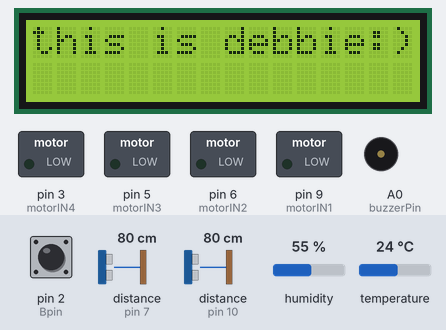
A sketch run on a simulated Arduino Uno, built for the host (arithmetic inside an expression is 32-bit, double 64-bit). Parts: 16×2 character LCD, switched loads named in the sketch (green lamp = pin HIGH), buzzer (waves = sounding, pin HIGH). Wiring (inferred from the names in the program): 2 × ultrasonic range finder: trigger pin 8, echo pin 7 / trigger pin 11, echo pin 10. The test bench sets the inputs (shaded band); at power-on: distance to the obstacle (sensors on pin 7, pin 10) 80 cm, pin 2 (Bpin) HIGH, humidity 55 %, temperature 24 °C. The echo pulse lasts 58.3 µs per cm; WiFi joins after 1.5 s; servers stay silent unless stated; pins used as bus, display or sensor lines are not drawn; what the sketch prints to the serial monitor is not drawn.

Above: at 0.1 s.
At 6.0 s:
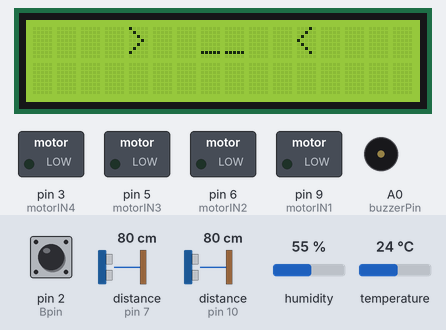
6.1 s: distance to the obstacle (sensor on pin 7) set to 60 cm
13.6 s: distance to the obstacle (sensor on pin 7) set to 35 cm
21.1 s: pin 2 (Bpin) pulled LOW for 0.15 s
28.7 s: distance to the obstacle (sensor on pin 10) set to 120 cm
36.2 s: pin 2 (Bpin) pulled LOW for 0.15 s
43.8 s: distance to the obstacle (sensor on pin 10) set to 60 cm
Timing chart, 0 to 46.8 s (numbered marks = the images above; inputs shaded):
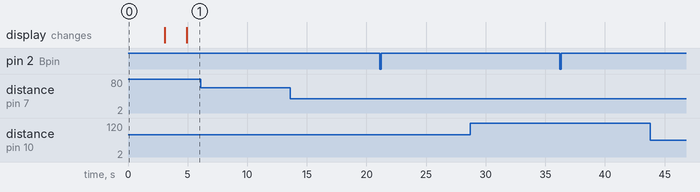

The sketch:

debbie_esp01_v3.ino
```cpp
#define BLYNK_PRINT Serial
#include <SoftwareSerial.h>
#include <Wire.h>
#include <LiquidCrystal_I2C.h>
#include <DHT.h>

//wifi configuration
#define BLYNK_TEMPLATE_ID ""
#define BLYNK_TEMPLATE_NAME ""
#define BLYNK_AUTH_TOKEN ""
#include <ESP8266_Lib.h>
#include <BlynkSimpleShieldEsp8266.h>

SoftwareSerial EspSerial(12, 13);
#define ESP8266_BAUD 9600
ESP8266 wifi(&EspSerial);

char ssid[] = "";
char pass[] = "";

//pins
#define TrigPin1 11
#define EchoPin1 10
#define TrigPin2 8
#define EchoPin2 7

#define motorIN1 9
#define motorIN2 6
#define motorIN3 5
#define motorIN4 3

#define buzzerPin A0
#define NOTE_C4  262

#define DHT11_PIN A1
DHT dht(DHT11_PIN, DHT11);

LiquidCrystal_I2C lcd(0x27, 16, 2);

#define Bpin 2
int lightB = 0;
bool lightChanged = false;
unsigned long lastInterruptTime = 0;
unsigned long debounceDelay = 200;

unsigned long previousMillis = 0;
const long interval = 1000;

void setup() {
    lcd.init();
    lcd.backlight();
    lcd.setCursor(0,0);
    lcd.print("this is debbie:)");
    delay(3000);
    lcd.clear();

    Serial.begin(115200);
    EspSerial.begin(ESP8266_BAUD);
    delay(10);
    Blynk.begin(BLYNK_AUTH_TOKEN, wifi, ssid, pass);
    dht.begin();
    pinMode(TrigPin1, OUTPUT);
    pinMode(EchoPin1, INPUT);
    pinMode(TrigPin2, OUTPUT);
    pinMode(EchoPin2, INPUT);
    pinMode(motorIN1, OUTPUT);
    pinMode(motorIN2, OUTPUT);
    pinMode(motorIN3, OUTPUT);
    pinMode(motorIN4, OUTPUT);
    pinMode(buzzerPin, OUTPUT);
    pinMode(Bpin, INPUT_PULLUP);
    attachInterrupt(digitalPinToInterrupt(Bpin), lightInterrupt, CHANGE);
}

//ultrasound sensors
int Dist(int EchoPin, int TrigPin) {
    digitalWrite(TrigPin, LOW);
    delayMicroseconds(2);
    digitalWrite(TrigPin, HIGH);
    delayMicroseconds(6);
    digitalWrite(TrigPin, LOW);
    long pulseDuration = pulseIn(EchoPin, HIGH);
    return pulseDuration / 58;
}

//motor
void forward() { motorControl(0, 100, 100, 0, "Forward"); }
void backward() { motorControl(100, 0, 0, 100, "Backward"); }
void left() { motorControl(0, 120, 80, 0, "Right"); }
void right() { motorControl(0, 80, 100, 0, "Left"); }
void brake() { motorControl(255, 255, 255, 255, "Brake"); }

void motorControl(int in1, int in2, int in3, int in4, const char* direction) {
    analogWrite(motorIN1, in1);
    analogWrite(motorIN2, in2);
    analogWrite(motorIN3, in3);
    analogWrite(motorIN4, in4);
    Serial.println(direction);
}

  //blynk control functions
BLYNK_WRITE(V2) { if (param.asInt() == 1) forward(); else brake(); }
BLYNK_WRITE(V3) { if (param.asInt() == 1) backward(); else brake(); }
BLYNK_WRITE(V4) { if (param.asInt() == 1) left(); else brake(); }
BLYNK_WRITE(V5) { if (param.asInt() == 1) right(); else brake(); }

//buzzer
void playTone(int frequency, int duration) {
  int period = 1000000 / frequency;
  int halfPeriod = period / 2;
  long cycles = duration * 1000L / period;
  for (long i = 0; i < cycles; i++) {
    digitalWrite(buzzerPin, HIGH);
    delayMicroseconds(halfPeriod);
    digitalWrite(buzzerPin, LOW);
    delayMicroseconds(halfPeriod);
  }
}

//target board
void lightInterrupt() {
    unsigned long currentTime = millis();
    if (currentTime - lastInterruptTime > debounceDelay) {
        lightB = digitalRead(Bpin) == LOW;  // Detect: resitance HIGH dark, LOW = bright
        lightChanged = true;
        lastInterruptTime = currentTime;
    }
}

void loop() {

  //face
    lcd.clear();
    lcd.setCursor(0,0);
    lcd.print("    >  __  <    ");


    Blynk.run();

    //buzzer
    int D1 = Dist(EchoPin1, TrigPin1);
    int D2 = Dist(EchoPin2, TrigPin2);
    if (D1 < 12 || D2 < 12) {
        brake();
        playTone(NOTE_C4, 500);
    }


    unsigned long currentMillis = millis();
    if (currentMillis - previousMillis >= interval) {
      previousMillis = currentMillis;

      float temperature = dht.readTemperature();
      float humidity = dht.readHumidity();

    //send data to blynk
      Blynk.virtualWrite(V1, temperature);
      Blynk.virtualWrite(V6, humidity);
      Blynk.virtualWrite(V14, D1);
      Blynk.virtualWrite(V15, D2);

    //target board sensor
      if (lightChanged) {
        Serial.println(lightB ? "Lights on!" : "Lights off!");
        Blynk.virtualWrite(V16,lightB);
        lightChanged = false;
        delay(1000);
    }
    }
}
```

Measured:
- after the input at 6.1 s, every drawn part: stays the same
- after the input at 13.6 s, every drawn part: stays the same
- after the input at 21.1 s, every drawn part: stays the same
- after the input at 28.7 s, every drawn part: stays the same
- after the input at 36.2 s, every drawn part: stays the same
- after the input at 43.8 s, every drawn part: stays the same
